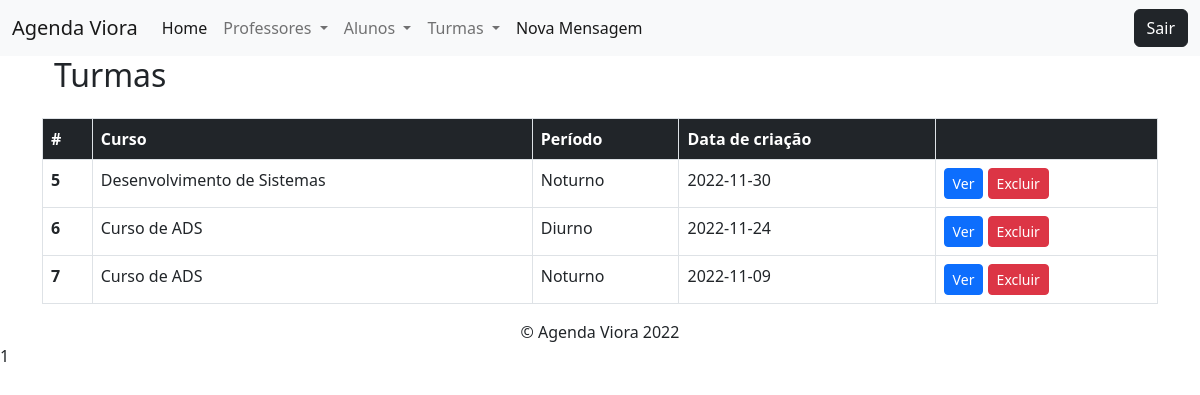
The app's page /modulos/turma/listar.php, older data.
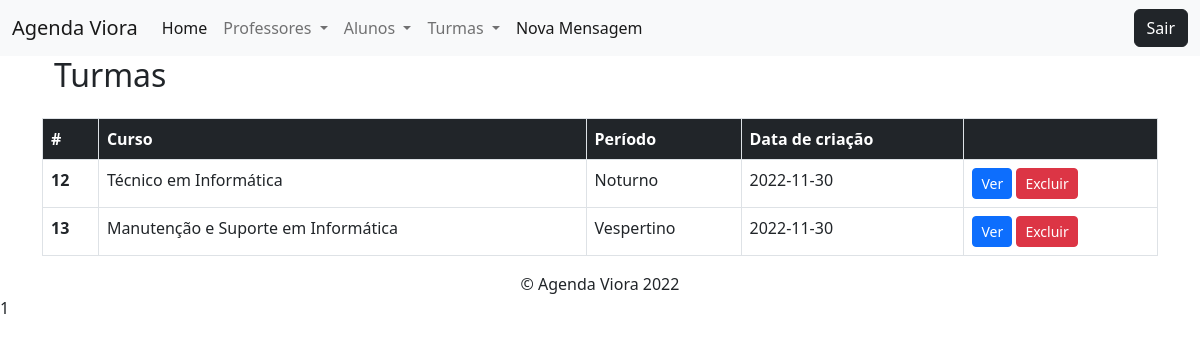
The same page, newer data.
### tables this page shows
CREATE TABLE `turma` (
  `ID` int(5) NOT NULL,
  `curso` varchar(100) NOT NULL,
  `periodo` varchar(20) NOT NULL,
  `data` date NOT NULL,
  `professor_id` int(11) NOT NULL,
  `aluno_id` int(11) NOT NULL
);

### funcoes/conexao.php (called while the page is built, shortened)
<?php
    function retornaDados($sql)
    {
        $conexao = $GLOBALS['conexaoBanco'];
        $resposta = $conexao->query($sql);
        return $resposta->fetchAll();
    }

### config.php (called while the page is built, shortened)
<?php
    include_once path('funcoes/conexao.php');
    function path($file)
    {
        return ROOT_DIR . '/' . $file;
    }

### modulos/turma/listar.php (the view, shortened to what this page needs)
<?php
include_once "../../config.php";
?>
<!DOCTYPE html>
<html lang="pt-BR">
<?php include_once path('templates/head.php') ?>
<body>
    <?php include_once path('templates/barra_navegacao.php') ?>
    <div class="container" id="lateral2">
        <?php
        $sql = "SELECT * FROM turma";
        $turma = retornaDados($sql);
        ?>
        <table class="table">
            <div class="container" id="lateral2">
                <h2>Turmas</h2>
            </div>
            <div class="container-fluid">
                <table class="table table-bordered ">
                    <thead>
                        <tr class="bg-dark text-white">
                            <th scope="col">#</th>
                            <th scope="col">Curso</th>
                            <th scope="col">Período</th>
                            <th scope="col">Data de criação</th>
                            <th scope="col"> </th>
                        </tr>
                        <tbody>
            <?php foreach ($turma as $turma) { ?>
                <tr>
                    <th scope="row"><?= $turma['ID'] ?></th>
                    <td><?= $turma['curso'] ?></td>
                    <td><?= $turma['periodo'] ?></td>
                    <td><?= $turma['data'] ?></td>
                    <td>
                        <a class="btn btn-sm btn-primary" href="visualizar.php?ID=<?= $turma['ID'] ?>">Ver</a>
                        <a class="btn btn-sm btn-danger" href="deletar.php?ID=<?= $turma['ID'] ?>">Excluir</a>
                    </td>
                </tr>
            <?php } ?>
        </tbody>
                </table>
            </div>
        </table>
        <?= include_once path('templates/footer.php'); ?>
    </div>
</body>
</html>

Row changes from the older to the newer data that the page shows:
removed turma: ID "5", curso "Desenvolvimento de Sistemas", periodo "Noturno", data "2022-11-30"
removed turma: ID "6", curso "Curso de ADS", periodo "Diurno", data "2022-11-24"
removed turma: ID "7", curso "Curso de ADS", periodo "Noturno", data "2022-11-09"
added turma: ID "12", curso "Técnico em Informática", periodo "Noturno", data "2022-11-30"
added turma: ID "13", curso "Manutenção e Suporte em Informática", periodo "Vespertino", data "2022-11-30"
